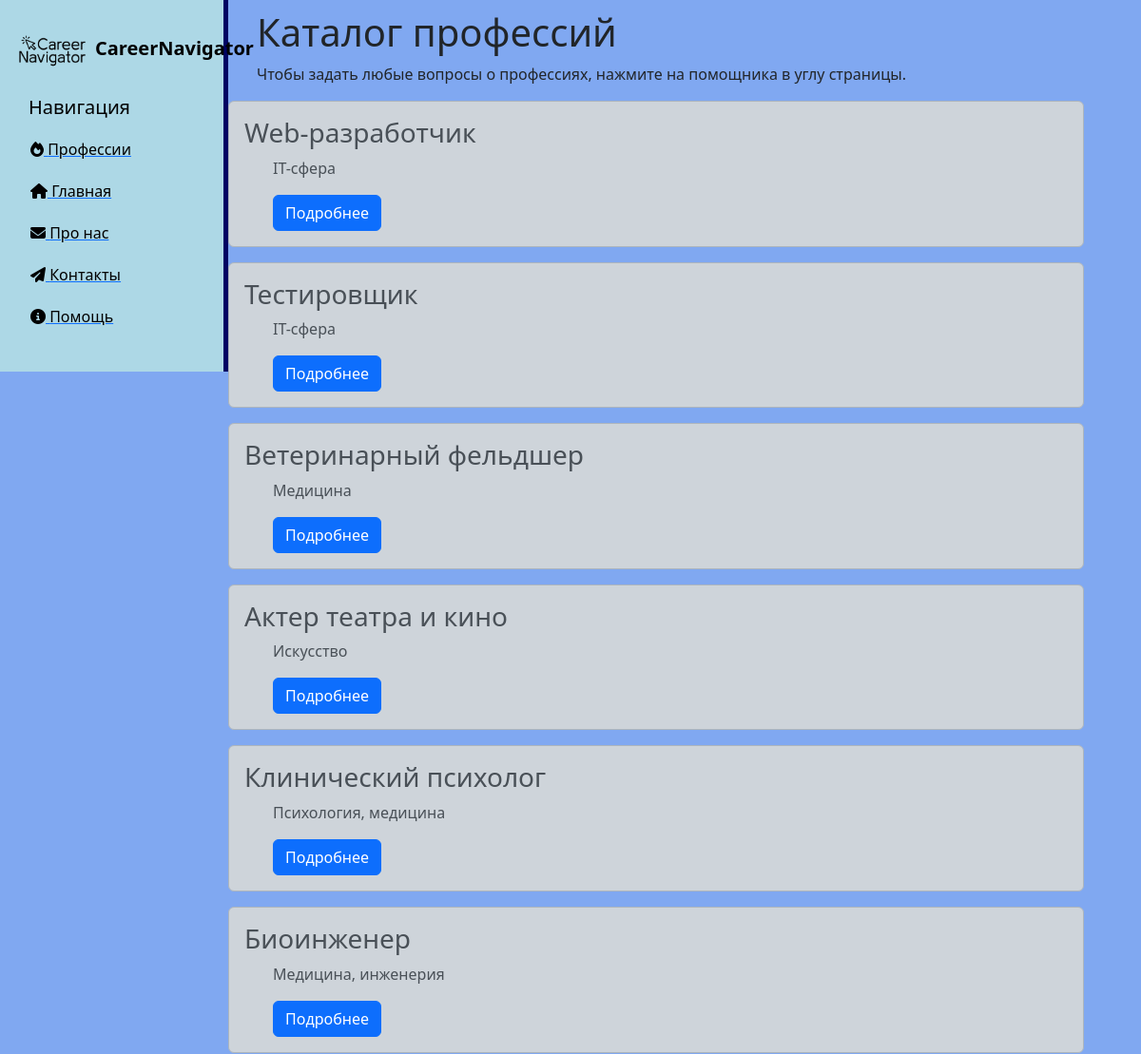
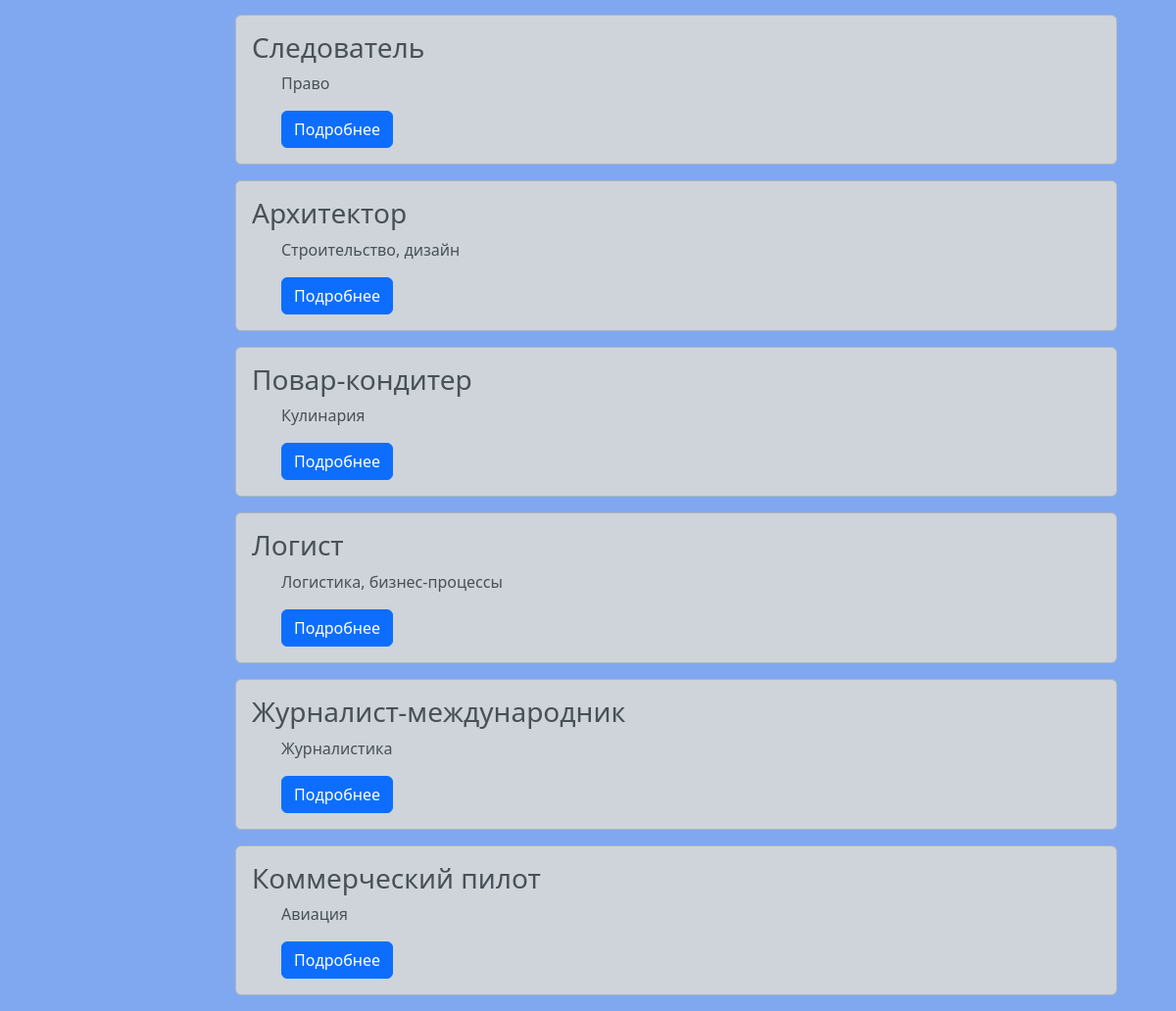
/professions/, run on the app's committed database (2 pictures, top to bottom).
### newapp/models.py (models this page shows, shortened)
class Professions(models.Model):
    title = models.CharField('Профессия', max_length=50, default='Профессия')
    anons = models.CharField('Анонс', max_length=200)
    full_text = models.TextField('Описание профессии')
    demand = models.TextField('Востребованность профессии')
    studying = models.TextField('Направления обучения')
    unis = models.TextField('Вузы')
    exams = models.TextField('Предметы ЕГЭ')
    date = models.DateField('Дата обновления')
    class Meta:
        verbose_name = 'Профессия'
        verbose_name_plural = 'Профессии'

### newapp/views.py (the view)
# urls.py: path('', views.newapp_home, name='newapp_home'),
def newapp_home(request):
    profs = Professions.objects.order_by('-date')
    return render(request, 'newapp/newapp_home.html', {'profs':profs})

### newapp/templates/newapp/newapp_home.html (shortened to what this page needs)
{% extends 'main/layout.html' %}
{% block content %}
    <div class="features">
        <h1>Каталог профессий</h1>
        <p>Чтобы задать любые вопросы о профессиях, нажмите на помощника в углу страницы.</p>
        {% if profs %}
            {% for el in profs %}
                <div class="alert alert-dark">
                    <h3>{{ el.title }}</h3>
                    <p>{{ el.anons }}</p>
                    <a href="{% url 'newapp-detail' el.id %}" class="btn btn-primary">Подробнее</a>
                </div>
            {% endfor %}
        {% else %}
        <p>Список пуст</p>
        {% endif %}
    </div>
{% endblock %}

### main/templates/main/layout.html (shortened to what this page needs)
{% load static %}
<!doctype html>
<html lang="ru">
<head>
    <link rel='stylesheet' href="https://cdn.jsdelivr.net/npm/bootstrap@5.3.3/dist/css/bootstrap.min.css">
    <link rel="stylesheet" href="{% static 'main/css/main.css' %}">
    <link rel="stylesheet" href="https://use.fontawesome.com/releases/v6.7.2/css/all.css">
</head>
<body>
    <aside>
        <img src="{% static 'main/img/logopng.png' %}" alt="Лого">
        <span class="logo">CareerNavigator</span>
        <h3>Навигация</h3>
        <ul>
            <a href="{% url 'newapp_home' %}"><li><i class="fa-solid fa-fire"></i> Профессии</li></a>
            <a href="{% url 'home' %}"><li><i class="fa-solid fa-house"></i> Главная</li></a>
            <a href="{% url 'about' %}"><li><i class="fa-solid fa-envelope"></i> Про нас</li></a>
            <a href="{% url 'contact' %}"><li><i class="fa-solid fa-paper-plane"></i> Контакты</li></a>
            <a href="{% url 'help' %}"><li><i class="fa-solid fa-circle-info"></i> Помощь</li></a>
        </ul>
    </aside>
    <main>
        {% block content %}
        {% endblock %}
    </main>
</body>
</html>

### main/static/main/css/main.css (style rules this page uses)
body { background: #80a8f1; }
aside { float: left; background: lightblue; width: 20%; padding: 2.5%; height: 100%; color: black; border-right: 5px solid #000263; }
aside img { width: 80px; float: left; margin-left: -15px; }
aside .logo { font-size: 20px; margin-left: 70px; font-weight: bold; position: relative; top: -35px; }
aside h3 { font-size: 20px; }
aside ul { list-style: none }
aside ul li { color: black; display: block; margin-top: 20px; margin-left: -30px; transition: transform .3s ease; }
main .features { float: left; margin-top: 10px; text-align: left; width: 75%; }
main .features h1 { font-size: 40px; margin-left: 30px }
main .features p { max-width: 800px; margin-left: 30px }
main .features a { margin-left: 30px }

### data on the page
Professions: title "Web-разработчик", anons "IT-сфера"
Professions: title "Тестировщик", anons "IT-сфера"
Professions: title "Ветеринарный фельдшер", anons "Медицина"
Professions: title "Актер театра и кино", anons "Искусство"
Professions: title "Клинический психолог", anons "Психология, медицина"
Professions: title "Биоинженер", anons "Медицина, инженерия"
Professions: title "Следователь", anons "Право"
Professions: title "Архитектор", anons "Строительство, дизайн"
Professions: title "Повар-кондитер", anons "Кулинария"
Professions: title "Логист", anons "Логистика, бизнес-процессы"
Professions: title "Журналист-международник", anons "Журналистика"
Professions: title "Коммерческий пилот", anons "Авиация"
